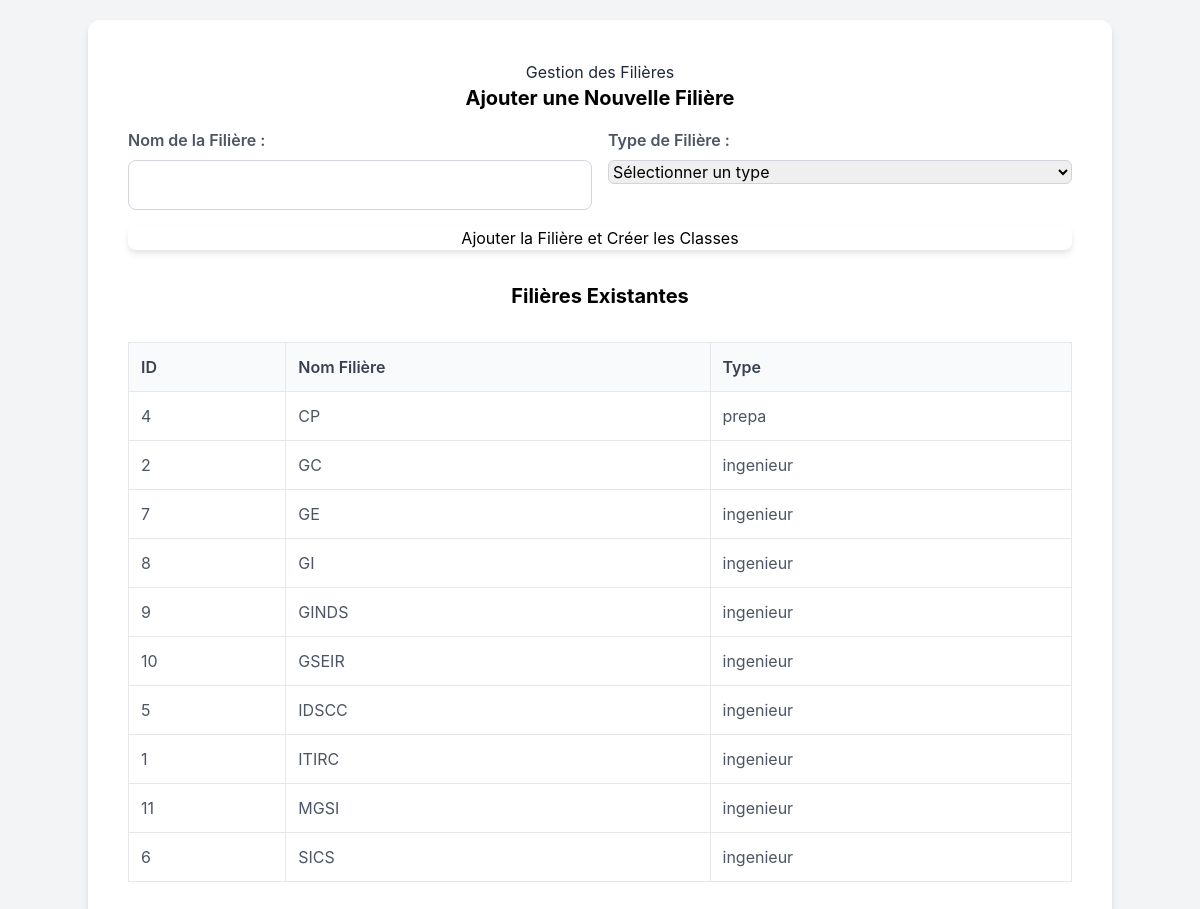
The page /admin/gestion_filieres.php on the database its author committed.
### tables this page shows
CREATE TABLE IF NOT EXISTS `filieres` (
  `id` int NOT NULL AUTO_INCREMENT,
  `nom_filiere` varchar(100) NOT NULL,
  `type_filiere` enum('prepa','ingenieur','autre') NOT NULL,
  PRIMARY KEY (`id`),
  UNIQUE KEY `nom_filiere` (`nom_filiere`)
);

### admin/gestion_filieres.php (the view, shortened to what this page needs)
<?php
$conn = new mysqli(DB_SERVER, DB_USERNAME, DB_PASSWORD, DB_NAME);
$filieres = [];
$result = $conn->query("SELECT id, nom_filiere, type_filiere FROM filieres ORDER BY nom_filiere ASC");
if ($result && $result->num_rows > 0) {
    while ($row = $result->fetch_assoc()) {
        $filieres[] = $row;
    }
}
?>
<!DOCTYPE html>
<html lang="fr">
<head>
    <script src="https://cdn.tailwindcss.com"></script>
</head>
<body>
    <div class="container">
        <h1>Gestion des Filières</h1>
        <h2 class="text-xl font-bold mb-4 text-center">Ajouter une Nouvelle Filière</h2>
        <form action="gestion_filieres.php" method="POST">
            <div class="grid grid-cols-1 md:grid-cols-2 gap-4">
                <div class="form-group">
                    <label for="nom_filiere">Nom de la Filière :</label>
                    <input type="text" name="nom_filiere" id="nom_filiere" class="rounded-md" required value="<?php echo htmlspecialchars($_POST['nom_filiere'] ?? ''); ?>">
                </div>
                <div class="form-group">
                    <label for="type_filiere">Type de Filière :</label>
                    <select name="type_filiere" id="type_filiere" class="rounded-md" required>
                        <option value="">Sélectionner un type</option>
                    </select>
                </div>
            </div>
            <button type="submit" name="add_filiere">Ajouter la Filière et Créer les Classes</button>
        </form>
        <h2 class="text-xl font-bold mt-8 mb-4 text-center">Filières Existantes</h2>
        <?php if (!empty($filieres)): ?>
            <table>
                <thead>
                    <tr>
                        <th>ID</th>
                        <th>Nom Filière</th>
                        <th>Type</th>
                    </tr>
                </thead>
                <tbody>
                    <?php foreach ($filieres as $filiere): ?>
                        <tr>
                            <td><?php echo htmlspecialchars($filiere['id']); ?></td>
                            <td><?php echo htmlspecialchars($filiere['nom_filiere']); ?></td>
                            <td><?php echo htmlspecialchars($filiere['type_filiere']); ?></td>
                        </tr>
                    <?php endforeach; ?>
                </tbody>
            </table>
        <?php else: ?>
            <p class="text-center text-gray-600">Aucune filière n'a été ajoutée pour le moment.</p>
        <?php endif; ?>
    </div>
</body>
</html>

### admin/gestion_filieres.php (style rules this page uses)
body { font-family: 'Inter', sans-serif; background-color: #f3f4f6; display: flex; justify-content: center; align-items: flex-start; min-height: 100vh; margin: 0; padding: 20px; }
.container { background-color: #ffffff; padding: 2.5rem; border-radius: 0.75rem; box-shadow: 0 4px 6px rgba(0, 0, 0, 0.1); max-width: 800px; width: 100%; text-align: left; }
h1 { color: #1f2937; font-size: 1.875rem; font-weight: 700; margin-bottom: 1.5rem; text-align: center; }
.form-group { margin-bottom: 1rem; }
label { display: block; margin-bottom: 0.5rem; color: #4b5563; font-weight: 600; }
input[type="text"], select { width: 100%; padding: 0.75rem; border: 1px solid #d1d5db; border-radius: 0.5rem; box-sizing: border-box; font-size: 1rem; color: #374151; }
button { background: linear-gradient(to right, #6366f1, #8b5cf6); color: white; padding: 0.875rem 1.5rem; border: none; border-radius: 0.5rem; cursor: pointer; font-size: 1.125rem; font-weight: 600; transition: background-color 0.3s ease, transform 0.2s ease; box-shadow: 0 4px 6px rgba(0, 0, 0, 0.1); width: 100%; margin-top: 1.5rem; }
table { width: 100%; border-collapse: collapse; margin-top: 2rem; }
th, td { padding: 0.75rem; border: 1px solid #e5e7eb; text-align: left; }
th { background-color: #f9fafb; color: #374151; font-weight: 600; }
td { color: #4b5563; }

### rows shown on the page
filieres: id "4", nom_filiere "CP", type_filiere "prepa"
filieres: id "2", nom_filiere "GC", type_filiere "ingenieur"
filieres: id "7", nom_filiere "GE", type_filiere "ingenieur"
filieres: id "8", nom_filiere "GI", type_filiere "ingenieur"
filieres: id "9", nom_filiere "GINDS", type_filiere "ingenieur"
filieres: id "10", nom_filiere "GSEIR", type_filiere "ingenieur"
filieres: id "5", nom_filiere "IDSCC", type_filiere "ingenieur"
filieres: id "1", nom_filiere "ITIRC", type_filiere "ingenieur"
filieres: id "11", nom_filiere "MGSI", type_filiere "ingenieur"
filieres: id "6", nom_filiere "SICS", type_filiere "ingenieur"
